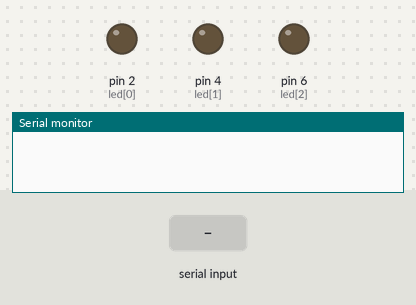
This sketch was run on a simulated Arduino Uno, built with avr-gcc and run on an emulated ATmega328P. Parts: output pins drawn as LEDs (lit = HIGH), the last lines printed to the serial monitor. Inputs (shaded band) come from the test bench.

Above: at 1.2 s.
1.3 s: "1" received over Serial
At 1.8 s:
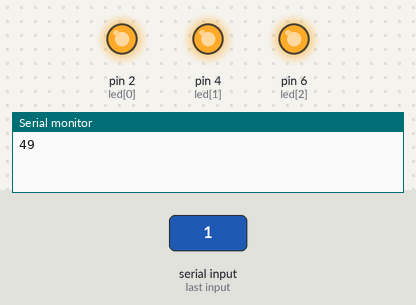
2.8 s: "0" received over Serial
At 4.2 s:
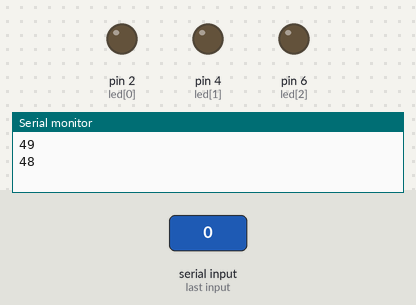
Timing chart, 0 to 5.8 s (numbered marks = the images above; inputs shaded):
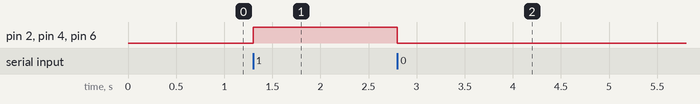

Measured:
- after the input at 1.3 s, pin 2 (led[0]), pin 4 (led[1]), pin 6 (led[2]): LOW → HIGH at once
- after the input at 2.8 s, pin 2 (led[0]), pin 4 (led[1]), pin 6 (led[2]): HIGH → LOW at once

The sketch:

sketch_mar26b.ino
```cpp
int led[] = {2, 4, 6};

void setup() {
  // put your setup code here, to run once:
  Serial.begin(9600);//속도 bawdlate = 9600bps
  for(int j = 0; j < 3; j++){
    pinMode(led[j],OUTPUT);
  }
}
int i;

void loop() {
  // put your main code here, to run repeatedly:
  if(Serial.available() > 0){
    i = Serial.read();
    Serial.println(i);
    if(i == '1'){
      for(int j = 0; j < 3 ; j++){
        digitalWrite(led[j],HIGH);
      }
    }
    if(i == '0') {
      for(int j = 0; j <3 ; j++){
        digitalWrite(led[j],LOW);
      }
    }
  }
}
```
